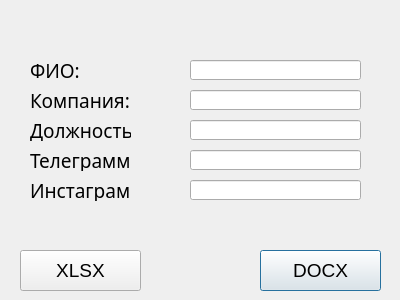
<?xml version="1.0" encoding="UTF-8"?>
<ui version="4.0">
 <class>Dialog</class>
 <widget class="QDialog" name="Dialog">
  <property name="geometry">
   <rect>
    <x>0</x>
    <y>0</y>
    <width>400</width>
    <height>300</height>
   </rect>
  </property>
  <property name="minimumSize">
   <size>
    <width>400</width>
    <height>300</height>
   </size>
  </property>
  <property name="maximumSize">
   <size>
    <width>400</width>
    <height>300</height>
   </size>
  </property>
  <property name="windowTitle">
   <string>Введите данные</string>
  </property>
  <property name="autoFillBackground">
   <bool>false</bool>
  </property>
  <property name="sizeGripEnabled">
   <bool>false</bool>
  </property>
  <property name="modal">
   <bool>false</bool>
  </property>
  <widget class="QLabel" name="label">
   <property name="geometry">
    <rect>
     <x>30</x>
     <y>90</y>
     <width>101</width>
     <height>20</height>
    </rect>
   </property>
   <property name="font">
    <font>
     <family>Miriam Mono CLM</family>
     <pointsize>14</pointsize>
    </font>
   </property>
   <property name="text">
    <string>Компания:</string>
   </property>
  </widget>
  <widget class="QLabel" name="label_2">
   <property name="geometry">
    <rect>
     <x>30</x>
     <y>60</y>
     <width>101</width>
     <height>21</height>
    </rect>
   </property>
   <property name="font">
    <font>
     <family>Miriam Mono CLM</family>
     <pointsize>14</pointsize>
    </font>
   </property>
   <property name="text">
    <string>ФИО:</string>
   </property>
  </widget>
  <widget class="QLineEdit" name="companyLine">
   <property name="geometry">
    <rect>
     <x>190</x>
     <y>90</y>
     <width>171</width>
     <height>20</height>
    </rect>
   </property>
  </widget>
  <widget class="QLineEdit" name="nameLine">
   <property name="geometry">
    <rect>
     <x>190</x>
     <y>60</y>
     <width>171</width>
     <height>20</height>
    </rect>
   </property>
   <property name="autoFillBackground">
    <bool>false</bool>
   </property>
  </widget>
  <widget class="QPushButton" name="btn_wrd">
   <property name="geometry">
    <rect>
     <x>260</x>
     <y>250</y>
     <width>121</width>
     <height>41</height>
    </rect>
   </property>
   <property name="font">
    <font>
     <pointsize>14</pointsize>
    </font>
   </property>
   <property name="text">
    <string>DOCX</string>
   </property>
  </widget>
  <widget class="QLabel" name="label_3">
   <property name="geometry">
    <rect>
     <x>30</x>
     <y>120</y>
     <width>101</width>
     <height>21</height>
    </rect>
   </property>
   <property name="font">
    <font>
     <family>Miriam Mono CLM</family>
     <pointsize>14</pointsize>
    </font>
   </property>
   <property name="text">
    <string>Должность:</string>
   </property>
  </widget>
  <widget class="QLabel" name="label_4">
   <property name="geometry">
    <rect>
     <x>30</x>
     <y>150</y>
     <width>131</width>
     <height>21</height>
    </rect>
   </property>
   <property name="font">
    <font>
     <family>Miriam Mono CLM</family>
     <pointsize>14</pointsize>
    </font>
   </property>
   <property name="text">
    <string>Телеграмм</string>
   </property>
  </widget>
  <widget class="QLineEdit" name="employeLine">
   <property name="geometry">
    <rect>
     <x>190</x>
     <y>120</y>
     <width>171</width>
     <height>20</height>
    </rect>
   </property>
  </widget>
  <widget class="QLineEdit" name="telegramLine">
   <property name="geometry">
    <rect>
     <x>190</x>
     <y>150</y>
     <width>171</width>
     <height>20</height>
    </rect>
   </property>
  </widget>
  <widget class="QLabel" name="label_5">
   <property name="geometry">
    <rect>
     <x>30</x>
     <y>180</y>
     <width>161</width>
     <height>21</height>
    </rect>
   </property>
   <property name="font">
    <font>
     <family>Miriam Mono CLM</family>
     <pointsize>14</pointsize>
    </font>
   </property>
   <property name="text">
    <string>Инстаграм</string>
   </property>
  </widget>
  <widget class="QLineEdit" name="instagramLine">
   <property name="geometry">
    <rect>
     <x>190</x>
     <y>180</y>
     <width>171</width>
     <height>20</height>
    </rect>
   </property>
  </widget>
  <widget class="QPushButton" name="btn_xl">
   <property name="geometry">
    <rect>
     <x>20</x>
     <y>250</y>
     <width>121</width>
     <height>41</height>
    </rect>
   </property>
   <property name="font">
    <font>
     <pointsize>14</pointsize>
    </font>
   </property>
   <property name="text">
    <string>XLSX</string>
   </property>
   <property name="default">
    <bool>false</bool>
   </property>
   <property name="flat">
    <bool>false</bool>
   </property>
  </widget>
 </widget>
 <resources/>
 <connections/>
</ui>
